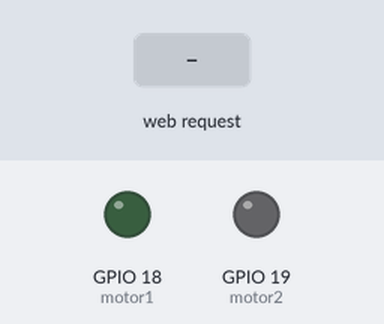
Simulated run of this program. Board: ESP32. On the bench: output pins drawn as LEDs (lit = HIGH). The inputs (shaded band) are chosen by the test bench. WiFi joins after 1.5 s; servers stay silent unless stated; what the program prints to the serial monitor is not drawn.

Above: at 2.7 s.
2.8 s: HTTP request GET /comando?command=frente received
At 3.4 s:
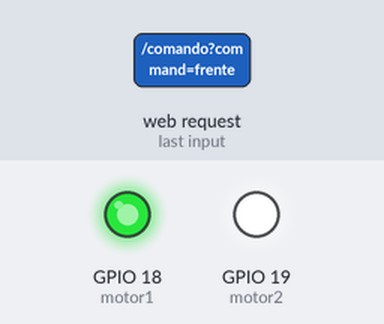
4.3 s: HTTP request GET /comando?command=esquerda received
At 4.6 s:
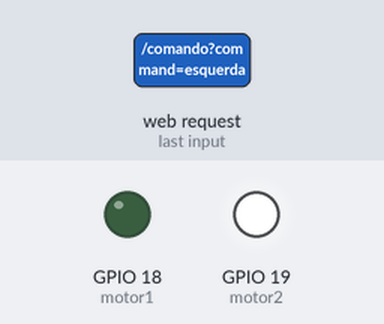
5.8 s: HTTP request GET /comando?command=direita received
At 7.0 s:
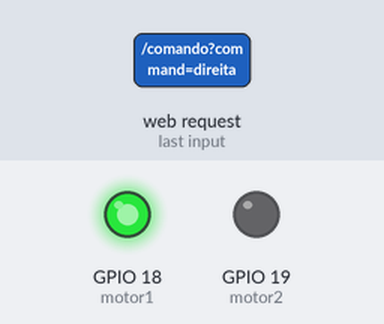
Timing chart, 0 to 8.8 s (numbered marks = the images above; inputs shaded):
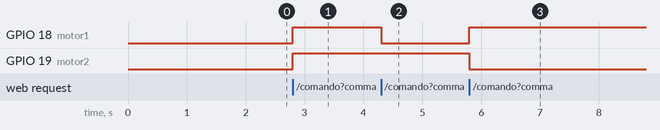

The program:

main.cpp
```cpp
#include <WiFi.h>
#include <WebServer.h>

// Definindo os pinos dos motores (ou LEDs) como exemplo
const int motor1 = 18;  // Motor 1 (esquerda)
const int motor2 = 19;  // Motor 2 (direita)

// Configurações do Wi-Fi do Access Point
const char* apSSID = "gouveia";  // Nome da rede Wi-Fi       ESP32-AP  Vodafone-8E9690
const char* apPassword = "gouveia22";  // Senha da rede Wi-Fi 123456789  tB4T3cb2SJxB5fUT

// Configuração de IP estático para uso de cliente
IPAddress local_IP(192, 168, 99, 130);
IPAddress gateway(192, 168, 1, 1);
IPAddress subnet(255, 255, 255, 0);
IPAddress primaryDNS(8, 8, 8, 8);
IPAddress secondaryDNS(8, 8, 4, 4);


// Cria uma instância do servidor na porta 80
WebServer server(80);

// Função para lidar com a página inicial
void handleRoot() {
  String html = "<!DOCTYPE html><html><body>";
  html += "<h1>Controle com Olhos, Voz e Clique</h1>";
  html += "<button onclick=\"fetch('/comando?command=frente')\">Frente</button>";
  html += "<button onclick=\"fetch('/comando?command=direita')\">Direita</button>";
  html += "<button onclick=\"fetch('/comando?command=esquerda')\">Esquerda</button>";
  html += "<button onclick=\"fetch('/comando?command=esquerda')\">Parar</button>";
  html += "</body></html>";
  server.send(200, "text/html", html); // Envia a página HTML
}

// Função para lidar com os comandos de controle
void handleCommand() {
  String command = server.arg("command");  // Obtém o parâmetro 'command' da requisição

  Serial.println("Comando recebido: " + command);
  server.sendHeader("Access-Control-Allow-Origin", "*");
  server.sendHeader("Access-Control-Allow-Methods", "GET, POST");
  server.sendHeader("Access-Control-Allow-Headers", "Content-Type");

  if (command == "frente") {
    digitalWrite(motor1, HIGH);  // Acende o LED 1 (motor 1)
    digitalWrite(motor2, HIGH);   // Apaga o LED 2 (motor 2)
    server.send(200, "text/plain", "Comando: Frente");
  }
  else if (command == "esquerda") {
    digitalWrite(motor1, LOW);   // Apaga o LED 1 (motor 1)
    digitalWrite(motor2, HIGH);  // Acende o LED 2 (motor 2)
    server.send(200, "text/plain", "Comando: Esquerda");
  }
  else if (command == "direita") {
    digitalWrite(motor1, HIGH);   // Apaga o LED 1 (motor 1)
    digitalWrite(motor2, LOW);   // Apaga o LED 2 (motor 2)
    server.send(200, "text/plain", "Comando: Direita");
  }else if (command == "parar") {
    digitalWrite(motor1, LOW);   // Apaga o LED 1 (motor 1)
    digitalWrite(motor2, LOW);   // Apaga o LED 2 (motor 2)
    server.send(200, "text/plain", "Comando: Direita");
  }
  else {
    server.send(400, "text/plain", "Comando não reconhecido");
  }
}

void setup() {
  // Inicializa a comunicação serial
  Serial.begin(115200);

  // Configura os pinos dos motores (ou LEDs) como saída
  pinMode(motor1, OUTPUT);
  pinMode(motor2, OUTPUT);

  // Configura IP estático em caso de cliente
  if (!WiFi.config(local_IP, gateway, subnet, primaryDNS, secondaryDNS)) {
    Serial.println("Falha na configuração do IP estático");
  }

  // Conecta à rede Wi-Fi como cliente
  WiFi.begin(apSSID, apPassword);
  Serial.println("A conectar-se à rede Wi-Fi...");

  while (WiFi.status() != WL_CONNECTED) {
    delay(500);
    Serial.print(".");
  }

  Serial.println("");
  Serial.println("Conectado!");
  Serial.print("Endereço IP atribuído: ");
  Serial.println(WiFi.localIP()); //usar como cliente
  //Serial.println(WiFi.softAP(apSSID, apPassword));

  // Configura as rotas do servidor
  server.on("/", handleRoot); // Página principal
  server.on("/comando", HTTP_GET, handleCommand);  // Comando GET para controle

  // Inicia o servidor
  server.begin();
  Serial.println("Servidor HTTP iniciado");
}

void loop() {
  // Lida com as requisições HTTP
  server.handleClient();
}
```

Measured:
- after the input at 2.8 s, GPIO 18 (motor1), GPIO 19 (motor2): LOW → HIGH at once
- after the input at 4.3 s, GPIO 18 (motor1): HIGH → LOW at once
- after the input at 5.8 s, GPIO 18 (motor1): LOW → HIGH at once; GPIO 19 (motor2): HIGH → LOW at once
